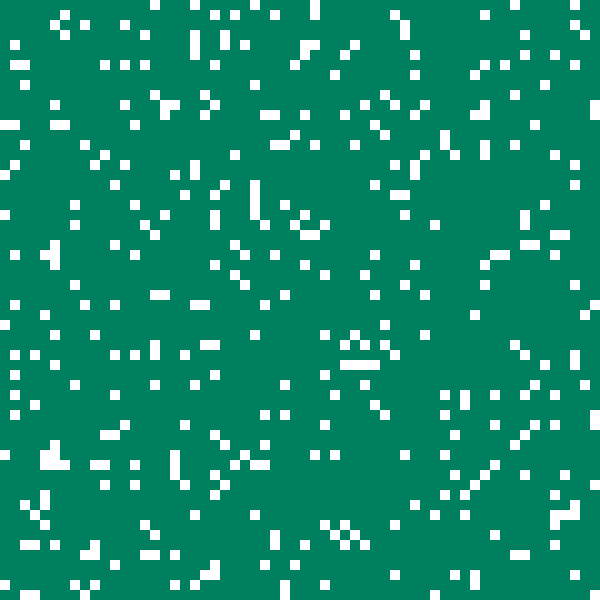
Frame 1 (no input)
Frame 60 (no input): identical to frame 1, image omitted
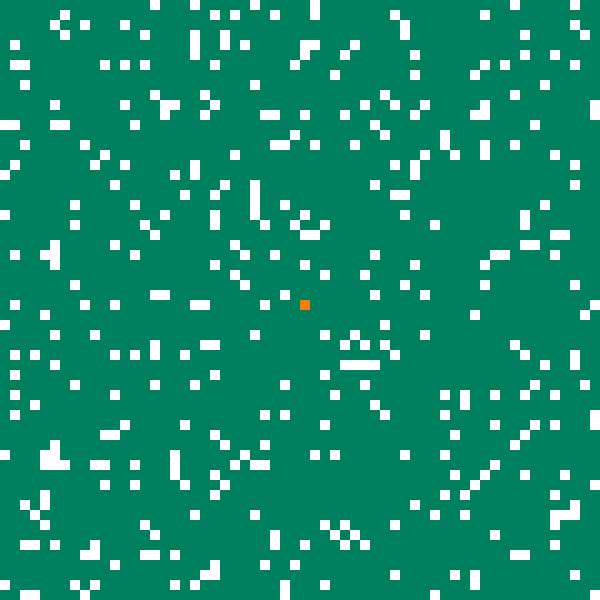
Frame 120 (the mouse pressed at the canvas centre since frame 60)

The p5.js sketch that drew these frames (run headless with seeded random() and noise() and a simulated clock; from frame 60 on, the mouse is pressed at the canvas centre):

// p5.js sketch
// ── sketch.js
let grid, nextGrid;
let res = 10; // Tamanho do quadrado
let cols, rows;

const estado = {
  vazio: 0,
  mata: 1,
  fogo: 2,
  cinza: 3
};

function setup() {
  createCanvas(600, 600);
  //canvas.elt.oncontextmenu = () => false;
  
  cols = floor(width / res);
  rows = floor(height / res);
  
  grid = inicializarGrid();
  nextGrid = inicializarGrid();
  
}

function draw() {
  background(220);
  
  desenharGrid();
  
}

function inicializarGrid(){
  let novoGrid = new Array(cols);
  
  for (let i = 0; i < cols; i++){
    novoGrid[i] = new Array(rows);
    
    for(let j = 0; j < rows; j++){
    novoGrid[i][j] = random(1) < 0.1 ? estado.vazio : estado.mata;
    }
  }
  
  return novoGrid;
}

function desenharGrid(){
  for(let i = 0; i < cols; i++){
    for(let j = 0; j < rows; j++){
      let x = i * res;
      let y = j * res;
      
      if(grid[i][j] === estado.vazio){
        fill("#FFFFFF");
      }
      else if (grid[i][j] === estado.mata){
        fill("#007f5f");
      }
      else if(grid[i][j] === estado.fogo){
        fill("#f77f00");
      }
      else{
        fill("#454545");
      }
      noStroke(); //sem borda
      rect(x, y, res, res);
    }
  }
}


function mousePressed(){
  
  let i = floor(mouseX / res);
  let j = floor(mouseY / res);
  
  //verifica se o click foi dentro da tela do trem
  if(i >= 0 && i < cols && j >= 0 && j < rows){
    
    if(mouseButton == LEFT){
      grid[i][j] = estado.fogo;
    }
    else if(mouseButton == RIGHT){
      grid[i][j] = estado.vazio;
    }
  }
}
